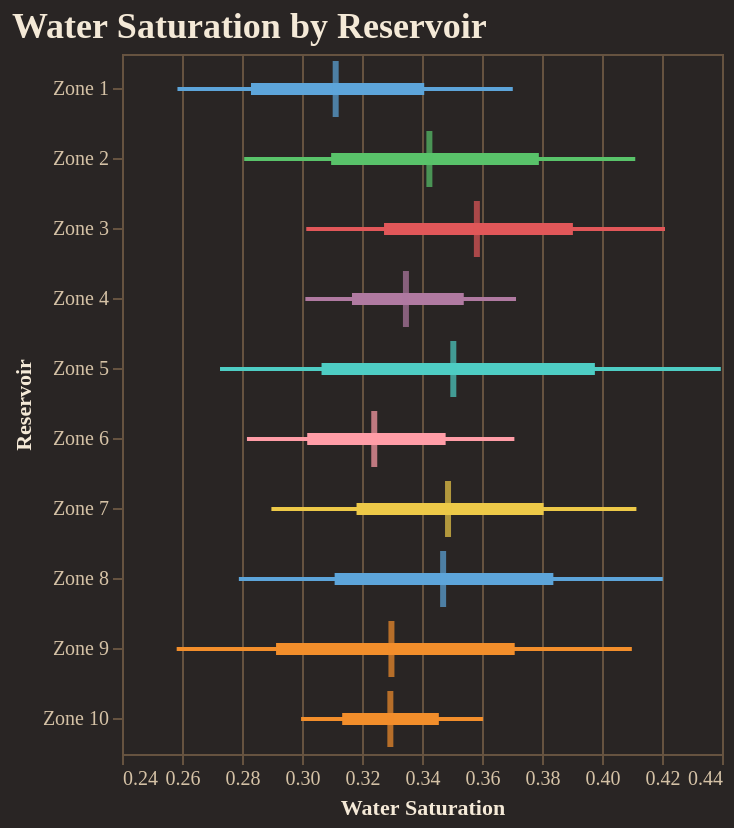

Write notebook code for a chart like this one.
### Code cell
fig = reporter.plotter.forest_plot(
    "Water Saturation", 
    backend=PLOTTING_BACKEND
)
fig.show()

### Figure 1 — Vega-Lite specification as saved in the notebook (floating-point values rounded to 4 significant figures)
{"config": {"background": "#292524", "view": {"fill": "#292524", "stroke": "#665340"}, "title": {"color": "#f4e9d7", "font": "Merriweather", "fontSize": 18, "fontWeight": 600, "subtitleColor": "#d5c2a6", "anchor": "start"}, "axis": {"domainColor": "#665340", "gridColor": "#665340", "tickColor": "#665340", "labelColor": "#d5c2a6", "titleColor": "#f4e9d7", "labelFont": "Merriweather", "titleFont": "Merriweather"}, "legend": {"titleColor": "#f4e9d7", "labelColor": "#d5c2a6", "labelFont": "Merriweather", "titleFont": "Merriweather", "orient": "top-right", "symbolType": "circle"}, "header": {"labelColor": "#d5c2a6", "titleColor": "#f4e9d7", "labelFont": "Merriweather", "titleFont": "Merriweather"}, "mark": {"color": "#c78d3b"}, "line": {"color": "#c78d3b"}, "bar": {"color": "#c78d3b"}, "point": {"color": "#ddb06d"}, "area": {"color": "#c78d3b", "opacity": 0.35}, "text": {"color": "#f4e9d7", "font": "Merriweather"}, "range": {"category": ["#5DA5DA", "#F28E2B", "#59C36A", "#E15759", "#B07AA1", "#4ECDC4", "#FF9DA7", "#EDC948"]}}, "layer": [{"mark": {"type": "rule", "strokeWidth": 2}, "encoding": {"color": {"field": "group", "legend": null, "type": "nominal"}, "x": {"field": "p10", "scale": {"zero": false}, "title": "Water Saturation", "type": "quantitative"}, "x2": {"field": "p90"}, "y": {"field": "group", "sort": ["Zone 1", "Zone 2", "Zone 3", "Zone 4", "Zone 5", "Zone 6", "Zone 7", "Zone 8", "Zone 9", "Zone 10"], "title": "Reservoir", "type": "nominal"}}}, {"mark": {"type": "rule", "strokeWidth": 6}, "encoding": {"color": {"field": "group", "legend": null, "type": "nominal"}, "x": {"field": "p25", "scale": {"zero": false}, "title": "Water Saturation", "type": "quantitative"}, "x2": {"field": "p75"}, "y": {"field": "group", "sort": ["Zone 1", "Zone 2", "Zone 3", "Zone 4", "Zone 5", "Zone 6", "Zone 7", "Zone 8", "Zone 9", "Zone 10"], "title": "Reservoir", "type": "nominal"}}}, {"mark": {"type": "tick", "color": "black", "size": 28, "thickness": 3}, "encoding": {"color": {"field": "group", "legend": null, "type": "nominal"}, "tooltip": [{"field": "group", "title": "Group", "type": "nominal"}, {"field": "p10", "title": "P10", "type": "quantitative"}, {"field": "p25", "title": "P25", "type": "quantitative"}, {"field": "median", "title": "Median", "type": "quantitative"}, {"field": "p75", "title": "P75", "type": "quantitative"}, {"field": "p90", "title": "P90", "type": "quantitative"}], "x": {"field": "median", "scale": {"zero": false}, "title": "Water Saturation", "type": "quantitative"}, "y": {"field": "group", "sort": ["Zone 1", "Zone 2", "Zone 3", "Zone 4", "Zone 5", "Zone 6", "Zone 7", "Zone 8", "Zone 9", "Zone 10"], "title": "Reservoir", "type": "nominal"}}}], "data": {"name": "data-583b73579d3f7617ded20458a20d68ea"}, "height": 350, "title": "Water Saturation by Reservoir", "width": "container", "$schema": "https://vega.github.io/schema/vega-lite/v5.20.1.json", "datasets": {"data-583b73579d3f7617ded20458a20d68ea": [{"group": "Zone 1", "p10": 0.2585, "p25": 0.283, "median": 0.3112, "p75": 0.3407, "p90": 0.3703}, {"group": "Zone 2", "p10": 0.2807, "p25": 0.3097, "median": 0.3425, "p75": 0.379, "p90": 0.4111}, {"group": "Zone 3", "p10": 0.3014, "p25": 0.3273, "median": 0.3583, "p75": 0.3903, "p90": 0.421}, {"group": "Zone 4", "p10": 0.3011, "p25": 0.3167, "median": 0.3346, "p75": 0.3539, "p90": 0.3713}, {"group": "Zone 5", "p10": 0.2727, "p25": 0.3065, "median": 0.3504, "p75": 0.3976, "p90": 0.4396}, {"group": "Zone 6", "p10": 0.2817, "p25": 0.3017, "median": 0.3241, "p75": 0.3479, "p90": 0.3708}, {"group": "Zone 7", "p10": 0.2898, "p25": 0.3182, "median": 0.3487, "p75": 0.3805, "p90": 0.4115}, {"group": "Zone 8", "p10": 0.279, "p25": 0.3109, "median": 0.347, "p75": 0.3838, "p90": 0.4203}, {"group": "Zone 9", "p10": 0.2582, "p25": 0.2914, "median": 0.3298, "p75": 0.3709, "p90": 0.4099}, {"group": "Zone 10", "p10": 0.2997, "p25": 0.3134, "median": 0.3295, "p75": 0.3456, "p90": 0.3604}]}}
